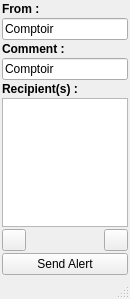
<?xml version="1.0" encoding="UTF-8"?>
<ui version="4.0">
 <class>CasterAlertSenderGUI</class>
 <widget class="QMainWindow" name="CasterAlertSenderGUI">
  <property name="geometry">
   <rect>
    <x>0</x>
    <y>0</y>
    <width>130</width>
    <height>299</height>
   </rect>
  </property>
  <property name="windowTitle">
   <string>CAS : Caster Alert Sender</string>
  </property>
  <property name="windowIcon">
   <iconset resource="../res.qrc">
    <normaloff>:/icons/images/icons/edit_add.png</normaloff>:/icons/images/icons/edit_add.png</iconset>
  </property>
  <widget class="QWidget" name="centralwidget">
   <layout class="QVBoxLayout" name="verticalLayout">
    <property name="spacing">
     <number>2</number>
    </property>
    <property name="margin">
     <number>2</number>
    </property>
    <item>
     <widget class="QLabel" name="label_2">
      <property name="font">
       <font>
        <weight>75</weight>
        <bold>true</bold>
        <underline>false</underline>
       </font>
      </property>
      <property name="text">
       <string>From :</string>
      </property>
     </widget>
    </item>
    <item>
     <widget class="QLineEdit" name="fromLE">
      <property name="text">
       <string>Comptoir</string>
      </property>
     </widget>
    </item>
    <item>
     <widget class="QLabel" name="label_3">
      <property name="font">
       <font>
        <weight>75</weight>
        <bold>true</bold>
        <underline>false</underline>
       </font>
      </property>
      <property name="text">
       <string>Comment :</string>
      </property>
     </widget>
    </item>
    <item>
     <widget class="QLineEdit" name="commentLE">
      <property name="text">
       <string>Comptoir</string>
      </property>
     </widget>
    </item>
    <item>
     <widget class="QLabel" name="label">
      <property name="font">
       <font>
        <weight>75</weight>
        <bold>true</bold>
        <underline>false</underline>
       </font>
      </property>
      <property name="text">
       <string>Recipient(s) :</string>
      </property>
     </widget>
    </item>
    <item>
     <widget class="QListWidget" name="userLW">
      <property name="selectionMode">
       <enum>QAbstractItemView::MultiSelection</enum>
      </property>
     </widget>
    </item>
    <item>
     <layout class="QHBoxLayout" name="horizontalLayout">
      <item>
       <widget class="QPushButton" name="removeUserPB">
        <property name="maximumSize">
         <size>
          <width>24</width>
          <height>24</height>
         </size>
        </property>
        <property name="text">
         <string/>
        </property>
        <property name="icon">
         <iconset resource="../res.qrc">
          <normaloff>:/icons/images/icons/edit_remove.png</normaloff>:/icons/images/icons/edit_remove.png</iconset>
        </property>
       </widget>
      </item>
      <item>
       <spacer name="horizontalSpacer">
        <property name="orientation">
         <enum>Qt::Horizontal</enum>
        </property>
        <property name="sizeHint" stdset="0">
         <size>
          <width>40</width>
          <height>20</height>
         </size>
        </property>
       </spacer>
      </item>
      <item>
       <widget class="QPushButton" name="addUserPB">
        <property name="maximumSize">
         <size>
          <width>24</width>
          <height>24</height>
         </size>
        </property>
        <property name="text">
         <string/>
        </property>
        <property name="icon">
         <iconset resource="../res.qrc">
          <normaloff>:/icons/images/icons/edit_add.png</normaloff>:/icons/images/icons/edit_add.png</iconset>
        </property>
       </widget>
      </item>
     </layout>
    </item>
    <item>
     <widget class="QPushButton" name="sendAlertPB">
      <property name="text">
       <string>Send Alert</string>
      </property>
     </widget>
    </item>
   </layout>
  </widget>
  <widget class="QMenuBar" name="menubar">
   <property name="geometry">
    <rect>
     <x>0</x>
     <y>0</y>
     <width>130</width>
     <height>20</height>
    </rect>
   </property>
  </widget>
  <widget class="QStatusBar" name="statusbar"/>
 </widget>
 <resources>
  <include location="../res.qrc"/>
 </resources>
 <connections/>
</ui>
